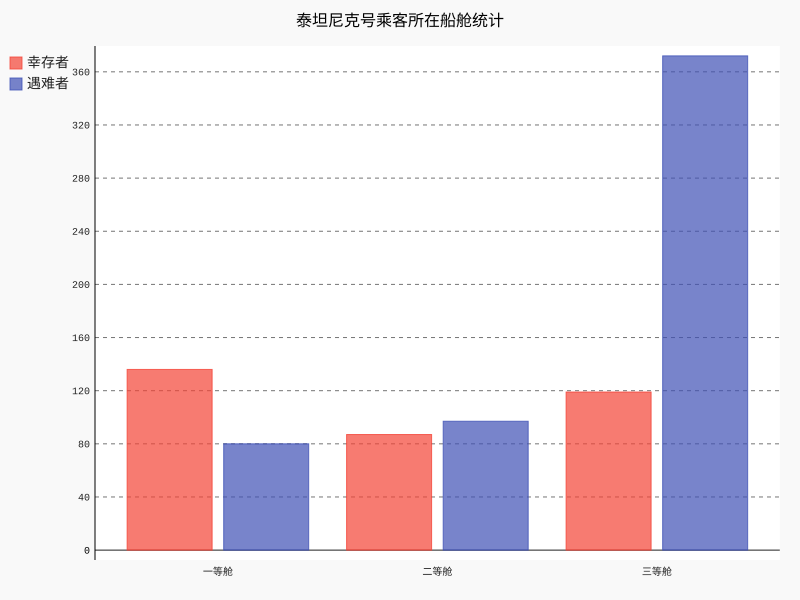

The script that drew this image:
import pygal
bar_chart = pygal.Bar()
bar_chart.title = '泰坦尼克号乘客所在船舱统计'
bar_chart.x_labels = map(str, ["一等舱","二等舱","三等舱"])
bar_chart.add('幸存者', [136,87,119])
bar_chart.add('遇难者', [80,97,372])
bar_chart.render_to_file("P47_数据可视化_船舱的分布.svg")
